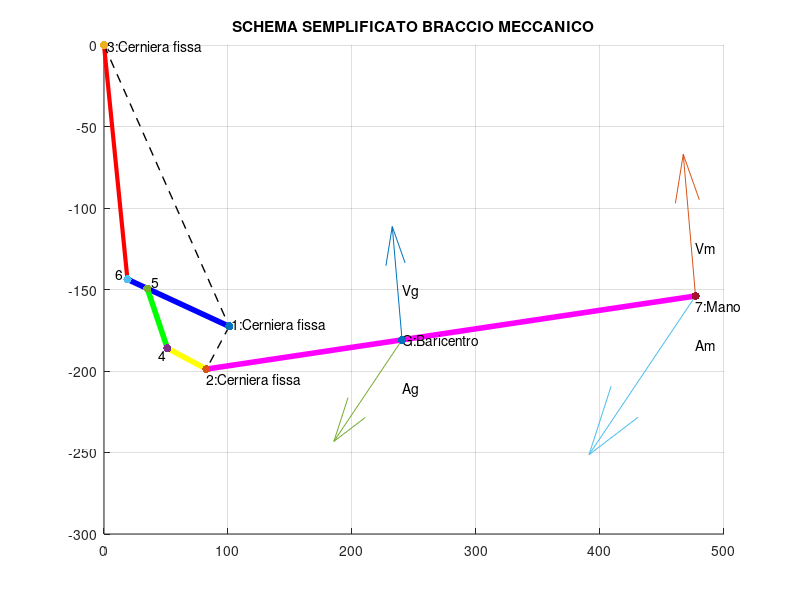
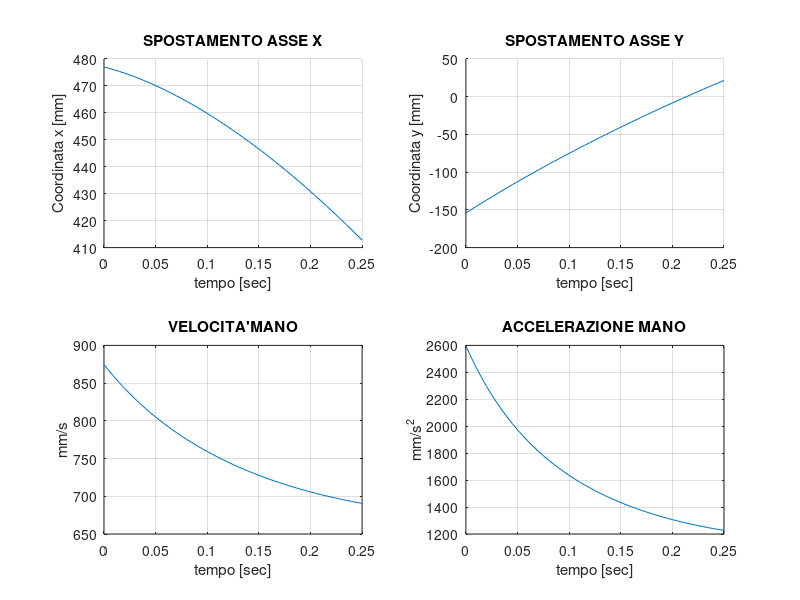
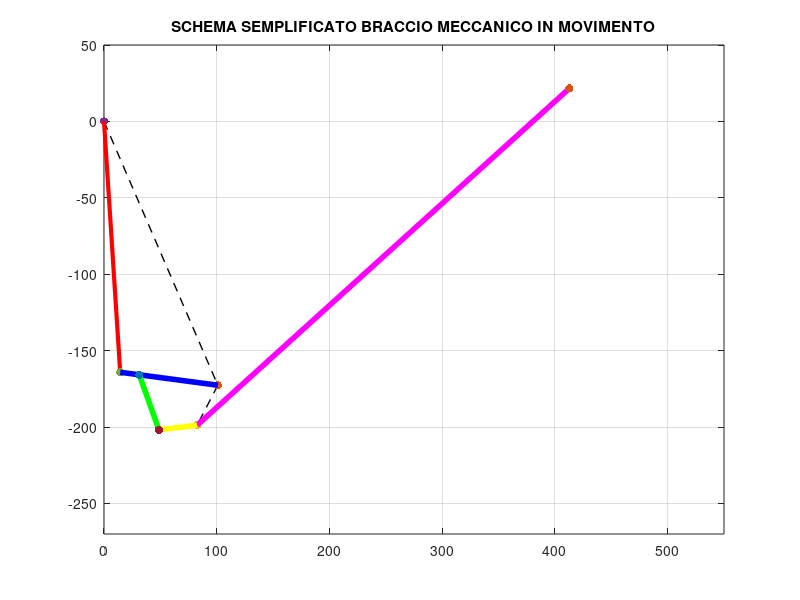
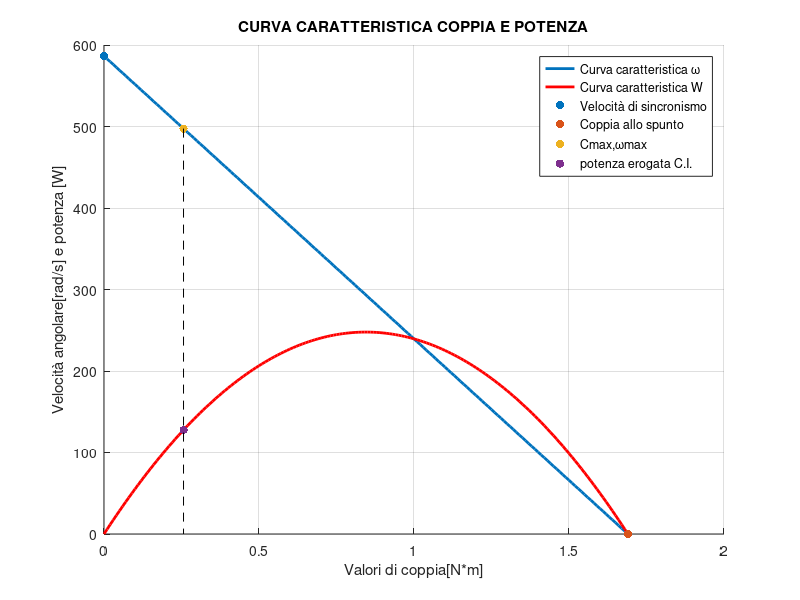

Write the MATLAB code that produced these figures, in order.
%%%%%%%%%%%%%%%%%%%%%%%%%%%%%%%%%%%%%%%%%%%%%%%%
%%%%PROGETTO MATLAB 2020 MECCANICA APPLICATA%%%%
clear
close all
clc

%%%INPUT
L15=70;          %[mm] 
L12=32;          %[mm] 
L24=34;          %[mm] 
L45=40;          %[mm] 
L56=17;          %[mm] 
L36=145;         %[mm] 
L16=87;          %[mm]
L13=200;         %[mm] 
p=2.1;           %[rad]
m=4.1;           %[rad] 
df=3.6416;       %[rad]

%Parametri al variare dal C.P. 10700497 
%L27=300+10*x+y 
%L2G=0.4*L27  
x=9;
y=7;
L27=300+10*x+y; %[mm]
L2G=0.4*L27;     %[mm]
%%%%
%%
%%%%%%%%%%%%%%%ANALISI CINEMATICA%%%%%%%%%%%%%%%%%%%
%METODO CHIUSURA GLIFO
fprintf('RISOLUZIONE GLIFO\n\n');
% c + a = b
%VETTORI
a=L36;
b=L16;
c=L13;
%ANGOLI E GEOMETRIA


%SISTEMA
%c*cos(p)+a*cos(alpha)=b*cos(beta);
%c*sin(p)+a*sin(alpha)=b*sin(beta);
%ANGOLI E GEOMETRIA
fprintf('Ricerca angoli con fsolve');
x1=[4.5 2.5];
F=@(x)[c*cos(p)+a*cos(x(1))-b*cos(x(2));
       c*sin(p)+a*sin(x(1))-b*sin(x(2))];
SOL=fsolve(F,x1);
alpha=SOL(1);
beta=SOL(2);
%DERIVATA 1^
%-a*alphap*sin(alpha)+b*betap*sin(beta)=-ap*cos(alpha);
% a*alphap*cos(alpha)-b*betap*cos(beta)=-ap*sin(alpha);
%DERIVATA 2^
%-a*alphapp*sin(alpha)+b*betapp*sin(beta)=-b*betap^2*cos(beta)-a*alphap^2*cos(alpha)+2*alphap*betap*sin(alpha)
% a*alphapp*cos(alpha)-b*betapp*cos(beta)=-b*betap^2*sin(beta)+a*alphap^2*sin(alpha)-2*alphap*betap*cos(alpha)

%RISOLUZIONE
%VELOCITA'
%Velocità motore 
Vm=4750;             %[giri/min]
ap=4750/60;          %[mm/s]

fprintf('VELOCITA''\n')

%Matrice coefficienti
M=[-a*sin(alpha) +b*sin(beta);
    a*cos(alpha) -b*cos(beta)];
%Vettore termini noti 
N=[-ap*cos(alpha);
   -ap*sin(alpha)];
Y=M\N;
alphap=Y(1);
betap=Y(2);
disp(['Velocità angolare dell asta L36 è: ',num2str(alphap),'  rad/s']);
disp(['Velocità angolare dell asta L16 è: ',num2str(betap),'   rad/s']);
fprintf('Segno negativo: velocità in senso orario\n\n');

%ACCELERAZIONI
fprintf('ACCELERAZIONE\n');
%Vettore termini noti 
N=[-b*betap^2*cos(beta)+a*alphap^2*cos(alpha)+2*alphap*ap*sin(alpha);
   -b*betap^2*sin(beta)+a*alphap^2*sin(alpha)-2*alphap*ap*cos(alpha)];
Y=M\N;
alphapp=Y(1);
betapp=Y(2);
disp(['Accelerazione angolare dell asta L24 è: ',num2str(alphapp),'  rad/s^2']);
disp(['Accelerazione angolare dell asta L45 è: ',num2str(betapp),'   rad/s^2']);
fprintf('Segno negativo: velocità in senso orario\n\n\n');
%%
%METODO CHIUSURA QUADRILATERO
b1=L15;
e=L45;
f=L12;
d=L24;

%SISTEMA 
%b1*cos(gamma)+e*cos(eta)=f*cos(m)+d*cos(delta)
%b1*sin(gamma)+e*sin(eta)=f*sin(m)+d*sin(delta)

%ANGOLI E GEOMETRIA
fprintf('Ricerca angoli con fsolve');
x1=[5.128 2.7548];
F=@(x)[b1*cos(beta)+e*cos(x(1))-f*cos(m)-d*cos(x(2));
       b1*sin(beta)+e*sin(x(1))-f*sin(m)-d*sin(x(2))];
SOL=fsolve(F,x1);
gamma=SOL(1);
delta=SOL(2);

%DERIVATA 1^
%-e*gammap*sin(gamma)+d*deltap*sin(delta)= b1*beta*sin(beta)
% e*gammap*cos(gamma)-d*deltap*cos(delta)=-b1*beta*cos(beta)
%DERIVATA2 ^
%-e*gammapp*sin(gamma)+d*deltapp*sin(delta)= b1*betapp*sin(beta)+b1*betap^2*cos(beta)+e*gammap^2*cos(gamma)-d*deltap^2*cos(delta)
% e*gammapp*cos(gamma)-d*deltapp*cos(delta)=-b1*betapp*cos(beta)+b1*betap^2*sin(beta)+e*gammap^2*sin(gamma)-d*deltap^2*sin(delta)

%VELOCITA'
fprintf('VELOCITA''\n')

%Matrice coefficienti
M=[-e*sin(gamma)  d*sin(delta);
    e*cos(gamma) -d*cos(delta)];
%Vettore termini noti 
N=[+b1*betap*sin(beta);
   -b1*betap*cos(beta)];
Y=M\N;
gammap=Y(1);
deltap=Y(2);
disp(['Velocità angolare dell asta L45 è: ',num2str(gammap),'  rad/s']);
disp(['Velocità angolare dell asta L24 è: ',num2str(deltap),'  rad/s']);
fprintf('Segno negativo: velocità in senso orario\n\n');

%ACCELERAZIONI
fprintf('ACCELERAZIONE\n');
%Vettore termini noti 
N=[ b1*betapp*sin(beta)+b1*betap^2*cos(beta)+e*gammap^2*cos(gamma)-d*deltap^2*cos(delta);
   -b1*betapp*cos(beta)+b1*betap^2*sin(beta)+e*gammap^2*sin(gamma)-d*deltap^2*sin(delta)];
Y=M\N;
gammapp=Y(1);
deltapp=Y(2);
disp(['Accelerazione angolare dell asta L45 è: ',num2str(gammapp),'  rad/s^2']);
disp(['Accelerazione angolare dell asta L24 è: ',num2str(deltapp),'  rad/s^2']);
fprintf('Segno negativo: velocità in senso orario\n\n\n');

%%
%VELOCITA' E ACCELERAZIONI AVAMBRACCIO 
epsylon=(delta+df)-2*pi;
l2G=[L2G*cos(epsylon),L2G*sin(epsylon),0];
l2M=[L27*cos(epsylon),L27*sin(epsylon),0];
deltapv=[0 0 deltap];
deltappv=[0 0 deltapp];
VG= cross(deltapv,l2G);
VM= cross(deltapv,l2M);
fprintf('VELOCITA''AVAMBRACCIO E MANO\n');
disp(['Velocità baricentro avambraccio:',num2str(norm(VG)),' mm/s']);
disp(['Velocità mano:',num2str(norm(VM)),' mm/s']);
fprintf('\n');
%ACCELERAZIONE
AG=cross(deltappv,l2G)+cross(deltapv,cross(deltapv,l2G));
AM=cross(deltappv,l2M)+cross(deltapv,cross(deltapv,l2M));
fprintf('ACCELERAZIONE AVAMBRACCIO E MANO\n');
disp(['Accelerazione baricentro avambraccio:',num2str(norm(AG)),' mm/s^2']);
disp(['Accelerazione mano:',num2str(norm(AM)),' mm/s^2']);




%%
%SCHEMA cinematico 
x1=c*cos(pi-p);
y1=-c*sin(pi-p);
x2=x1-f*cos(m-pi);
y2=y1-f*sin(m-pi);
x3=0;
y3=0;
x4=x2-d*cos(pi-delta);
y4=y2+d*sin(pi-delta);
x5=x4-e*cos(2*pi-gamma);
y5=y4+e*sin(2*pi-gamma);
x6=a*sin(alpha-(3/2)*pi);
y6=-a*cos(alpha-(3/2)*pi);
x7=x2+l2M(1);
y7=y2+l2M(2);
xg=x2+L2G*cos(epsylon);
yg=y2+L2G*sin(epsylon);

figure(1);
title('SCHEMA SEMPLIFICATO BRACCIO MECCANICO');
grid on;
hold on;
l36=line([x3,x6],[y3,y6]);
set(l36,'color','r','linewidth',3);
l13=line([x3,x1],[y3,y1],'linestyle','--');
set(l13,'color','k','linewidth',1);
l16=line([x1,x6],[y1,y6]);
set(l16,'color','b','linewidth',4);
l12=line([x1,x2],[y1,y2],'linestyle','--');
set(l12,'color','k','linewidth',1);
l24=line([x2,x4],[y2,y4]);
set(l24,'color','y','linewidth',4);
l45=line([x4,x5],[y4,y5]);
set(l45,'color','g','linewidth',4);
l27=line([x2,x7],[y2,y7]);
set(l27,'color','m','linewidth',4);
scatter(x1,y1,'filled');
scatter(x2,y2,'filled');
scatter(x3,y3,'filled');
scatter(x4,y4,'filled');
scatter(x5,y5,'filled');
scatter(x6,y6,'filled');
scatter(x7,y7,'filled');
scatter(xg,yg,'filled');
text(x1+2,y1+2,'1:Cerniera fissa');
text(0+3,y3,'3:Cerniera fissa');
text(x6-10,y6+3,'6');
text(x4-7,y4-4,'4');
text(x5+3,y5+4,'5');
text(x2,y2-6,'2:Cerniera fissa');
text(x7,y7-6,'7:Mano');
text(xg,yg,'G:Baricentro');
text(xg,yg+30,'Vg');
text(xg,yg-30,'Ag');
text(x7,y7+30,'Vm');
text(x7,y7-30,'Am');
gv=quiver(xg,yg,VG(1),VG(2),0.2);
ga=quiver(xg,yg,AG(1),AG(2),0.08);
%Rappresentazione accelerazione
mv=quiver(x7,y7,VM(1),VM(2),0.1);
ma=quiver(x7,y7,AM(1),AM(2),0.05);



%%%%%%
%MOTO IN GRANDE

%Vettore tempo 
dt=0.005;
tmax=0.25; %[sec]
tempo=0:dt:tmax;

%INZIZIALIZZO VARIABILI E VETTORI
aptime=ap*(ones(size(tempo)));
atime=a*(ones(size(tempo)))+aptime.*tempo; %velocità costante

alphatime=zeros(size(tempo));
alphaptime=zeros(size(tempo));
alphapptime=zeros(size(tempo));

betatime=zeros(size(tempo));
betaptime=zeros(size(tempo));
betapptime=zeros(size(tempo));

gammatime=zeros(size(tempo));
gammaptime=zeros(size(tempo));
gammapptime=zeros(size(tempo));

deltatime=zeros(size(tempo));
deltaptime=zeros(size(tempo));
deltapptime=zeros(size(tempo));


epsylontime=zeros(size(tempo));
XMtime=zeros(size(tempo));
YMtime=zeros(size(tempo));
Vmtime=zeros(size(tempo));
Amtime=zeros(size(tempo));
%Istanti iniziali 
aptime(1)=ap;
atime(1)=a; %velocità costante

alphatime(1)=alpha;
alphaptime(1)=alphap;
alphapptime(1)=alphapp;

betatime(1)=beta;
betaptime(1)=betap;
betapptime(1)=betapp;

gammatime(1)=gamma;
gammaptime(1)=gammap;
gammapptime(1)=gammapp;

deltatime(1)=delta;
deltaptime(1)=deltap;
deltapptime(1)=deltapp;

YMtime(1)=y7;
XMtime(1)=x7;
Vmtime(1)=norm(VM);
Amtime(1)=norm(AM);
epsylontime(1)=epsylon;
%ciclo for
for i=2:length(tempo)
    
    %POSIZIONE-GLIFO
    x1=[alphatime(i-1) betatime(i-1)];
    F=@(x)[c*cos(p)+atime(i)*cos(x(1))-b*cos(x(2));
           c*sin(p)+atime(i)*sin(x(1))-b*sin(x(2))];
    SOL=fsolve(F,x1);
    alphatime(i)=SOL(1);
    betatime(i)=SOL(2);
    x1=[gammatime(i-1) deltatime(i-1)];
    F=@(x)[b1*cos(betatime(i))+e*cos(x(1))-f*cos(m)-d*cos(x(2));
           b1*sin(betatime(i))+e*sin(x(1))-f*sin(m)-d*sin(x(2))];
    SOL=fsolve(F,x1);
    gammatime(i)=SOL(1);
    deltatime(i)=SOL(2);
    epsylontime(i)=(deltatime(i)+df)-2*pi;
    
    XMtime(i)=x2+L27*cos(epsylontime(i));
    YMtime(i)=y2+L27*sin(epsylontime(i));
    
    %VELOCITA'GLIFO
    M=[-atime(i)*sin(alphatime(i)) +b*sin(betatime(i));
        atime(i)*cos(alphatime(i)) -b*cos(betatime(i))];
    %Vettore termini noti 
    N=[-aptime(i)*cos(alphatime(i));
       -aptime(i)*sin(alphatime(i))];
        Y=M\N;
    alphaptime(i)=Y(1);
    betaptime(i)=Y(2);
    %ACCELERAZIONE GLIFO
    N=[ -b*betaptime(i)^2*cos(betatime(i))+atime(i)*alphaptime(i)^2*cos(alphatime(i))+2*alphaptime(i)*aptime(i)*sin(alphatime(i));
        -b*betaptime(i)^2*sin(betatime(i))+atime(i)*alphaptime(i)^2*sin(alphatime(i))-2*alphaptime(i)*aptime(i)*cos(alphatime(i))];
    Y=M\N;
    alphapptime(i)=Y(1);
    betapptime(i)=Y(2);

    %VELOCITA' QUADRILATERO
    %Matrice coefficienti
    M=[-e*sin(gammatime(i))  d*sin(deltatime(i));
        e*cos(gammatime(i)) -d*cos(deltatime(i))];
    %Vettore termini noti 
    N=[+b1*betaptime(i)*sin(betatime(i));
       -b1*betaptime(i)*cos(betatime(i))];
    V=M\N;
    gammaptime(i)=V(1);
    deltaptime(i)=V(2);
    
    %ACCELERAZIONI
    M=[-e*sin(gammatime(i))  d*sin(deltatime(i));
        e*cos(gammatime(i)) -d*cos(deltatime(i))];
    N=[ -d*(deltaptime(i))^2*cos(deltatime(i))+b1*betapptime(i)*sin(betatime(i))+b1*(betaptime(i))^2*cos(betatime(i))+e*(gammaptime(i))^2*cos(gammatime(i));
        -d*(deltaptime(i))^2*sin(deltatime(i))-b1*betapptime(i)*cos(betatime(i))+b1*(betaptime(i))^2*sin(betatime(i))+e*(gammaptime(i))^2*sin(gammatime(i))];
    Y=M\N;
    gammapptime(i)=Y(1);
    deltapptime(i)=Y(2);

    Vmtime(i)=deltaptime(i)*L27;
    
    deltappvtime=[0 0 deltapptime(i)];
    deltapvtime=[0 0 deltaptime(i)];
    
    %Amtime(i)=sqrt((-deltapptime(i)*l2M(2)-deltaptime(i)^2*l2M(1))^2+(deltapptime(i)*l2M(1)-deltaptime(i)^2*l2M(2))^2);
    Amtime(i)=norm(cross(deltappvtime,l2M)+cross(deltapvtime,cross(deltapvtime,l2M)));

end





figure (2);
subplot(2,2,1);
hold on;
plot(tempo,XMtime);

title('SPOSTAMENTO ASSE X');
xlabel('tempo [sec]');
ylabel('Coordinata x [mm]');
grid on;
subplot(2,2,2)
hold on;

plot(tempo,YMtime);
title('SPOSTAMENTO ASSE Y');
xlabel('tempo [sec]');
ylabel('Coordinata y [mm]')
grid on;
subplot(2,2,3)
plot(tempo,Vmtime);
title('VELOCITA''MANO');
ylabel('mm/s');
xlabel('tempo [sec]');
grid on;
subplot(2,2,4)
plot(tempo,Amtime);
title('ACCELERAZIONE MANO');
ylabel('mm/s^2');
xlabel('tempo [sec]');
grid on;





%%
%GRAFICO IN MOVIMENTO 

%PUNTI FISSI
x1=c*cos(pi-p);
x1v=x1*(ones(size(tempo))); 
y1v=y1*(ones(size(tempo))); 
x2v=x2*(ones(size(tempo)));
y2v=y2*(ones(size(tempo)));
x3v=zeros(size(tempo));
y3v=zeros(size(tempo));

x4v=x2v-d*cos(pi-deltatime);
y4v=y2+d*sin(pi-deltatime);
x5v=x4v-e*cos(2*pi-gammatime);
y5v=y4v+e*sin(2*pi-gammatime);
x6v=atime.*sin(alphatime-(3/2)*pi);
y6v=-atime.*cos(alphatime-(3/2)*pi);
x7v=XMtime;
y7v=YMtime;


figure(3)
title('SCHEMA SEMPLIFICATO BRACCIO MECCANICO IN MOVIMENTO');
grid on;
for i=1:length(tempo)
    hold on;
    box on;
    cla
    %PUNTI FISSI
    l13z=line([x3v(i),x1v(i)],[y3v(i),y1v(i)],'linestyle','--');
    set(l13z,'color','k','linewidth',1);
    l12z=line([x1v(i),x2v(i)],[y1v(i),y2v(i)],'linestyle','--');
    set(l12z,'color','k','linewidth',1);
    scatter(x1v(i),y1v(i),'filled');
    scatter(x2v(i),y2v(i),'filled');
    scatter(x3v(i),y3v(i),'filled');
    %ASTE IN MOVIMENTO 
    l36z=line([x3v(i),x6v(i)],[y3v(i),y6v(i)]);
    set(l36z,'color','r','linewidth',3);
    scatter(x6v(i),y6v(i),'filled');
    l27z=line([x2v(i),x7v(i)],[y2v(i),y7v(i)]);
    set(l27z,'color','m','linewidth',4);
    scatter(x7v(i),y7v(i),'filled');
    l16z=line([x1v(i),x6v(i)],[y1v(i),y6v(i)]);
    set(l16z,'color','b','linewidth',4);
    l24z=line([x2v(i),x4v(i)],[y2v(i),y4v(i)]);
    set(l24z,'color','y','linewidth',4);
    l45z=line([x4v(i),x5v(i)],[y4v(i),y5v(i)]);
    set(l45z,'color','g','linewidth',4);
    scatter(x4v(i),y4v(i),'filled');
    scatter(x5v(i),y5v(i),'filled');
    scatter(x7v(i),y7v(i),'filled');
    pause(0.01)
    xlim([0 550])
    ylim([-270 50])
   
end
%%
%Azionamento motore
%determina la coppia che deve sviluppare il motore per mantenere il meccanismo in equilibrio.
%Bilancio di potenze 
VGm=VG*0.001;
VMm=VM*0.001;
AGm=AG*0.001;
AMm=AM*0.001;
Mmano=0.1+0.1*x+0.01*y; %[Kg]
Moggetto=x+y+1;  
Mma=Moggetto+Mmano;%[Kg]
Mav=1+0.1*x+0.01*y;
g=9.8; %[m/s^2]
G=[0 -g 0]; 
Jav=8e-3; %[kg*m^2];
omega=497.42; %[rad/s];

%Cm*omega+Mav*(G*VG.')+Mma*(G*VM.') => Sommatoria potenze 
%d(1/2Mav*VG^2+1/2Jav*deltap^2+1/2Mma*VM^2)/dt =>Derivata energia cinetica

Cm=(Mma*(VMm*AMm.')+Mav*(VGm*AGm.')+Jav*(deltapv*deltappv.')-Mav*(G*VGm.')-Mma*(G*VMm.'))/(omega);
%F=(Mma*(VMm*AMm.')+Mav*(VGm*AGm.')+Jav*(deltapv*deltappv.')-Mav*(G*VGm.')-Mma*(G*VMm.'))/(ap*0.001);
disp(['Coppia necessaria all''equilibrio:',num2str(Cm),' [N*m]']);
%disp(['Forza punto 6 all''equilibrio:',num2str(F),' [N]']);


%EQUILIBRIO 
M=[cos(alpha) 1                 0      0                  0       0 0  1               0;
   sin(alpha) 0                 1      0                  0       0 0  0               1;
   0         (abs(y1)-abs(y6)) (x1-x6) 0                  0       0 0  abs(y5)-abs(y6) (x5-x6);             
   0          0                 0      0                  0       1 0 -1               0;
   0          0                 0      0                  0       0 1  0               -1;
   0          0                 0      0                  0       0 0  abs(y4)-abs(y5) (x4-x5);
   0          0                 0     -1                  0       1 0  0                0;
   0          0                 0      0                  1       0 1  0                0;
   0          0                 0      -(abs(y2)-abs(y4)) (x2-x4) 0 0  0                0];

 N=[0;
    0;
    0;
    0;
    0;
    0;
   +Mav*abs(AGm(1))+Mma*abs(AMm(1));
   -Mav*g-Mma*g+Mav*abs(AGm(2))+Mma*abs(AMm(1));
   -Jav*deltapp-Mav*g*(xg-x4)-Mma*g*(x7-x4)+Mav*abs(AGm(2))*(xg-x4)+Mav*abs(AGm(1))*(abs(yg)-abs(y4))+Mma*abs(AMm(2))*(x7-x4)+Mma*abs(AMm(1))*(abs(y7)-abs(y4))];
    
   S=M\N; 
   
   disp(['Forza punto 6 all''equilibrio:',num2str(S(1)),' [N]']);
   disp(['Reazione H1 all''equilibrio:',num2str(S(2)),' [N]']);
   disp(['Reazione V1 all''equilibrio:',num2str(S(3)),' [N]']);
  
   
    

%%


%LEGGE C-omega del motore:
%Xr=Coppia
%Yr=Omega
%DIACHIARO VETTORI 

Com=1.69; %[N/m]
omegas=586.43; %Velocità di sincronismo 
Coppiav=0:0.01:1.69;
omegav= Coppiav.*(-omegas/Com)+omegas;

%Coppia massima espressa 
omegamax=omega;
Coppiamax=omega*(-Com/omegas)+Com;

%Bilancio di potenze 
%Trascuro il rendimento e trascuro qualsiasi tipo di attrito 
% W1+Wdiss+W2=d(Ec)/dt;
% Wm=Coppiamax*omega > moto diretto 
%(Wm)*R+(W2-d(Ec2)/dt)=0 
%Massa oggetto
R=0.85;
Mo=((-Coppiamax*omega*R+Mav*(G*VGm.')+Mav*(VGm*AGm.')+Jav*(deltapv*deltappv.'))/((G*VMm.')-(VMm*AMm.')))-Mmano;
disp(['Massa dell''oggetto affinchè lavori in condizioni ideali :',num2str(Mo),' [Kg]']);

%Potenza erogata dal motore 
Wmv=(Coppiav.*omegav);
Wmm=Coppiamax*omega;

figure(4);
xlabel('Valori di coppia[N*m]');
ylabel('Velocità angolare[rad/s] e potenza [W]');
grid on;
hold on;
plot(Coppiav,omegav,'linewidth',2);
plot(Coppiav,Wmv,'linewidth',2,'color','r');
title('CURVA CARATTERISTICA COPPIA E POTENZA');
scatter(0,omegas,'filled');
scatter(Com,0,'filled');
scatter(Coppiamax,omegamax,'filled');
scatter(Coppiamax,Wmm,'filled');
p=line([Coppiamax,Coppiamax],[omegamax,0]);
set(p,'color','k','linestyle','--');
legend('Curva caratteristica ω','Curva caratteristica W','Velocità di sincronismo','Coppia allo spunto','Cmax,ωmax','potenza erogata C.I.');

%%
%VIBRAZIONI
fprintf('\n VIBRAZIONI \n');
%DATI IN INPUT
k=240;          %[N/m]
r=50;           %[N/m]
C1=0.001;       %[N*m]
O1=0.5;         %[rad/s]
C2=0.002;       %[N*m]
O2=1.2;         %[rad/s]
omegam=497.42;  %[rad/s]
omegag=deltapp;
vg=norm(VGm);   %modulo della velocità del baricentro in metri al secondo 
v7=norm(VMm);   %modulo della velocità della mano in metri al secondo 
pv=0.001/(2*pi);  %[m/rad]

%EQ legami cinematici
Tg=vg/omegam;
T7=v7/omegam;
Tr=omegag/omegam;

%Equivalenti 
Jeq=Mav*Tg^2+Mma*T7^2+Jav*Tr^2;
req=r*pv^2;
keq=k*pv^2;

%EQ DI MOTO (Coordinata libera at- rotazione motore)
%Forzanti:
%C1(t)=C1*e^(O1t), C1(t)=C2*e^(O2t)
%Eq di moto:
%Jeq*atpp+req*atp+keq*at=C1(t)+C2(t);

% FREQUENZA PROPRIA DEL SISTEMA (LIBERO, NON SMORZATO) 
%Jeq*atpp+kat=0
%at=A*e^(lt), atp=A*l*e^(l*t), atpp=A*l^2*e^(l*t)
%Jeq*l^2+k*l=0

omegalib=sqrt(keq/Jeq);
f=omegalib/(2*pi);
disp(['Pulsazione propria del sistema:',num2str(omegalib),' [rad/s]']);
disp(['Frequenza propria del sistema:',num2str(f),' [hz]']);
% SMORZAMENTO ADIMENSIONALE
rc=2*Jeq*omegalib; %Smorzamento critico 
h=req/(rc);  
disp(['Smorzamento adimensionale:',num2str(h),' [N]']);


%FUNZIONE DI TRASFERIMENTO C1 E C2 
%PRINCIPIO DI SOVRAPPOSIZIONE DEGLI EFFETTI 
%C1 
%at(t)=Ao*e^(i*O1*t);
%atp(t)=i*Ao*e^(i*O1*t);
%atpp(t)=-Ao*e^(i*O1*t);
%(at/C1)=1/(-Jeq*O1^2+i*req*O1+keq)
%Vettore omega1 
O1t=0:0.001:1.5;
%Funzione modulo della funzione di trasferimento 
fdt=1./(-Jeq*O1t.^2+1i*req.*O1t+keq);
modv=abs(fdt);
fasev=angle(fdt)*180/pi;

%punti alla pulsazione della coppia 1 e 2 
z1=1/(-Jeq*O1^2+1i*req*O1+keq); 
z2=1/(-Jeq*O2^2+1i*req*O2+keq);
mz1=abs(z1);
mz2=abs(z2);
fz1=angle(z1)*180/pi;
fz2=angle(z2)*180/pi;


%grafico fdt
figure(5);
subplot(2,1,1);
hold on;
plot(O1t,modv,'linewidth',2,'color','k');

title('FUNZIONE DI TRSAFERIMENTO');
ylabel('MODULO FDT');
xlabel('PULSAZIONE [rad/s]');
scatter(O1,mz1,'filled');
scatter(O2,mz2,'filled');
grid on;
text(O2-0.2,mz2+1000000,'Zona sismografica');
subplot(2,1,2);
plot(O1t,fasev,'linewidth',2,'color','k');
hold on;
ylabel('FASE FDT');
xlabel('PULSAZIONE [rad/s]');
scatter(O1,fz1,'filled');
scatter(O2,fz2,'filled');
grid on;

%Risposta libera h<1
alfa=h*omegalib;
omegad=omegalib*sqrt(1-h^2); %pulsazione sistema smorzato
lambda1=-alfa+1i*omegad;
lambda2=-alfa-1i*omegad;

%condizioni iniziali atempo(0)=0, aptempo(0)=0
%0=X1l+X2l
%0=lambda1*X1l+lambda2*X2l
M=[1       1;
   lambda1 lambda2];
N=[0
   497.42 ];
R=M\N;
X1=R(1);
X2=R(2);

%%risposta a(t) 

ti=0:0.1:300;
alib=real(X1*exp(lambda1*ti)+X2*exp(lambda2*ti));
ac1=real(X1*exp(lambda1*ti)+X2*exp(lambda2*ti))+mz1*C1*cos(O1.*ti+fz1);
ac2=real(X1*exp(lambda1*ti)+X2*exp(lambda2*ti))+mz2*C2*cos(O2*ti+fz2);
acomp=real(X1*exp(lambda1*ti)+X2*exp(lambda2*ti))+mz1*C1*cos(O1.*ti+fz1)+mz2*C2*cos(O2*ti+fz2);

t=0:0.1:120;
c1atempo=mz1*C1*cos(O1*t+fz1);
c2atempo=mz2*C1*cos(O2*t+fz2);
%atempo=mz1*cos(O1.*t+fz1)+mz2*cos(O2*t+fz2);
atempo=c1atempo+c2atempo;

figure (6)
subplot(2,2,4)
plot(ti,acomp,'linewidth',1,'color','r'),grid on,title('RISPOSTA COMPLETA (C1+C2)');
subplot(2,2,1);
plot(ti,alib,'linewidth',1,'color','k'),grid on,title('RISPOSTA LIBERA');
subplot(2,2,3)
plot(ti,ac1,'linewidth',1,'color','b'),grid on,title('RISPOSTA LIBERA+C1');
subplot(2,2,2)
plot(ti,ac2,'linewidth',1,'color','g'),grid on,title('RISPOSTA LIBERA+C2');

figure(7)
title('RISPOSTE A REGIME');
hold on;
grid on;
box on;
plot(t,atempo,'color','k','linewidth',1);
plot(t,c1atempo,'color','r');
plot(t,c2atempo,'color','b');
xlabel('tempo [s]');
ylabel('a(t)[rad] a regime');
legend('Rispostaa regime C1+C2','Risposta a regmie C1','Risposta a regime C2');

grid on;

